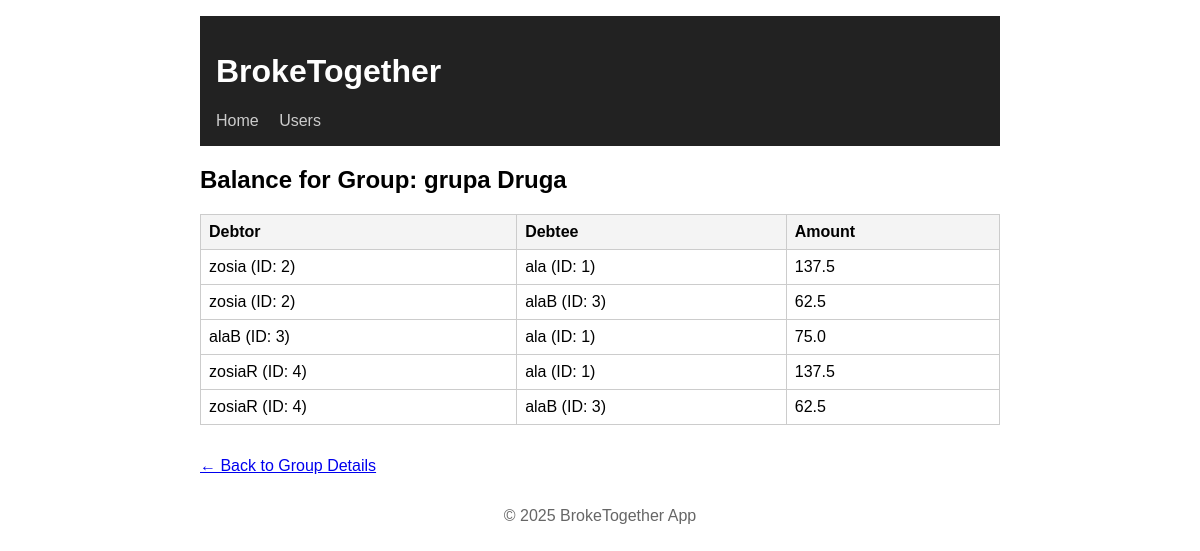
Screenshot of /balances/group/2 with the database file from the repository.
### app/models.py (models this page shows)
class Base(DeclarativeBase):
    pass

class Group(Base):
    __tablename__ = "groups"
    id: Mapped[int] = mapped_column(primary_key=True)
    name: Mapped[str] = mapped_column(Text, nullable=False, unique=False)
    users: Mapped[list["User"]] = relationship(
        "User",
        secondary=user_group_association,
        back_populates="groups"
    )
    expenses: Mapped[list["Expense"]] = relationship(
        "Expense",
        back_populates="group",
        cascade="all, delete-orphan"
    )

class User(Base):
    __tablename__ = "users"
    id: Mapped[int] = mapped_column(primary_key=True)
    username: Mapped[str] = mapped_column(Text, nullable=False, unique=True)
    hashed_password: Mapped[str] = mapped_column(Text, nullable=False)
    groups: Mapped[list["Group"]] = relationship(
        "Group",
        secondary=user_group_association,
        back_populates="users"
    )
    expenses: Mapped[list["Expense"]] = relationship(
        "Expense",
        back_populates="user",
        cascade="all, delete-orphan"
    )

### app/routers/balances.py (the view)
@router.get("/group/{group_id}", response_class=HTMLResponse)
def get_group_balances(request: Request,group_id: int, db: Session = Depends(get_db)):
    try:
        balances = calculate_balances(group_id, db)
        group = get_one_group(db, group_id)
        return templates.TemplateResponse("group_balance.html", {"request": request, "group": group, "balances": balances})
    except ValueError as e:
        raise HTTPException(status_code=404, detail=str(e))

### app/templates/group_balance.html (shortened to what this page needs)
{% extends "base.html" %}
{% block content %}
<h2>Balance for Group: {{ group.name }}</h2>
{% if balances %}
    <table>
        <thead>
            <tr>
                <th>Debtor</th>
                <th>Debtee</th>
                <th>Amount</th>
            </tr>
        </thead>
        <tbody>
            {% for row in balances %}
                <tr>
                    <td>{{ row.debtor_username }} (ID: {{ row.debtor_id }})</td>
                    <td>{{ row.debtee_username }} (ID: {{ row.debtee_id }})</td>
                    <td>{{ row.amount }}</td>
                </tr>
            {% endfor %}
        </tbody>
    </table>
{% else %}
    <p>No balance data available for this group.</p>
{% endif %}
<div style="margin-top: 2rem;">
    <a href="/groups/{{group.id}}">← Back to Group Details</a>
</div>
{% endblock %}

### app/static/style.css (style rules this page uses)
body { font-family: sans-serif; max-width: 800px; margin: auto; padding: 1rem; }
table { width: 100%; border-collapse: collapse; margin-top: 1rem; }
table th, table td { border: 1px solid #ccc; padding: 0.5rem; text-align: left; }
table th { background-color: #f4f4f4; }

### rows the page displays
Group: name "grupa Druga"
User: debtor_username "zosia" "zosia"
User: debtee_username "ala" "ala" "ala"
User: debtee_username "alaB" "alaB", debtor_username "alaB"
User: debtor_username "zosiaR" "zosiaR"

### other values shown
{{ row.debtor_id }} "2" "2" "3" "4" "4"
{{ row.debtee_id }} "1" "3" "1" "1" "3"
{{ row.amount }} "137.5" "62.5" "75.0" "137.5" "62.5"
